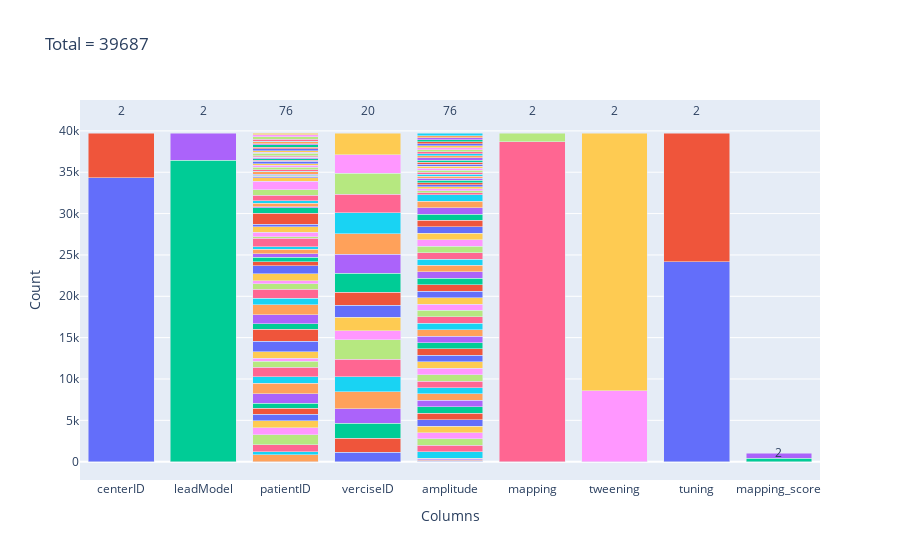
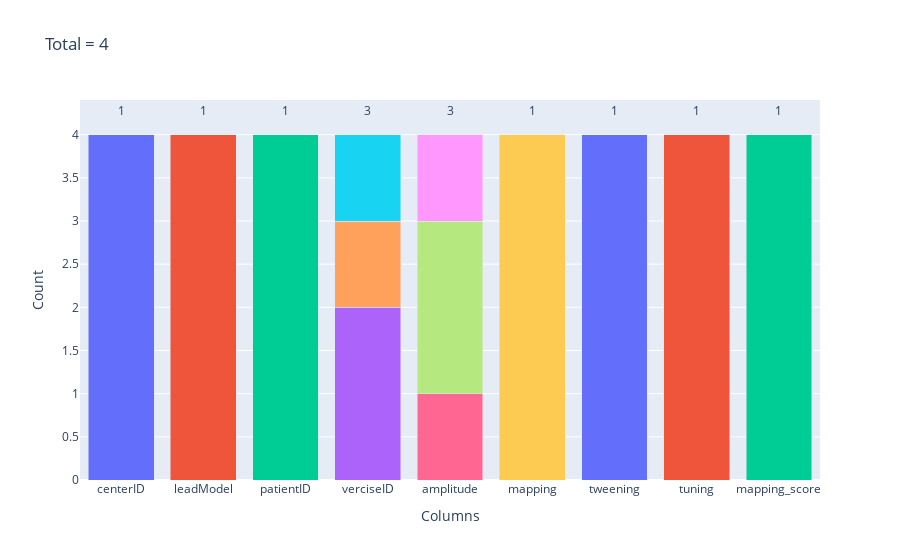

The notebook cell saved with these charts, in order:
### Code cell
import plotly.graph_objects as go
from ipywidgets import interact, widgets

# Columns of interest
columns_of_interest = ['centerID', 'leadModel', 'patientID', 'verciseID', 'amplitude', 'mapping', 'tweening', 'tuning', 'mapping_score']

def plot_data(df, **kwargs):
    df_filtered = df.copy()

    for col, value in kwargs.items():
        if value != 'free':
            df_filtered = df_filtered[df_filtered[col] == value]

    total_length = len(df_filtered)
    
    # Initialize data for plotly
    bar_data = []
    
    annotations = []  # Initialize annotations list
    
    for i, col in enumerate(columns_of_interest):
        bottom = 0
        counts = df_filtered[col].value_counts().sort_index()

        total_for_col = df_filtered[col].nunique()  # Number of unique values for the current column

        for value, count in counts.items():
            bar_data.append(go.Bar(
                x=[col],
                y=[count],
                hoverinfo="text+name",
                hovertemplate=f"{value}<br>: {count}",  # Customize your hover template here
                name=f"{value} : {count}",
                orientation='v',
                base=bottom
            ))
            bottom += count
        
        annotations.append(  # Append new annotation
            dict(
                x=col,
                y=bottom*1.07,
                xref="x",
                yref="y",
                text=str(total_for_col),
                showarrow=False
            )
        )
        
    # Customize layout
    layout = go.Layout(
        title=f'Total = {total_length}',
        xaxis=dict(title='Columns'),
        yaxis=dict(title='Count'),
        barmode='stack',
        annotations=annotations,  # Set annotations
        showlegend=False
    )

    fig = go.Figure(data=bar_data, layout=layout)

    fig.show()

dropdowns = {}
for col in columns_of_interest:
    uniques = list(df[col].unique())
    options = ['free'] + uniques
    dropdowns[col] = widgets.Dropdown(options=options, description=f'{col}:')

interact(lambda **kwargs: plot_data(df, **kwargs), **dropdowns)

### Figure 1 — Plotly figure (JSON) as saved in the notebook; plotly's stock layout.template omitted (floating-point values rounded to 4 significant figures)
{"data": [{"base": 0, "hoverinfo": "text+name", "hovertemplate": "Bern<br>: 34347", "name": "Bern : 34347", "orientation": "v", "type": "bar", "x": ["centerID"], "y": [34347]}, {"base": 34347, "hoverinfo": "text+name", "hovertemplate": "Cologne<br>: 5340", "name": "Cologne : 5340", "orientation": "v", "type": "bar", "x": ["centerID"], "y": [5340]}, {"base": 0, "hoverinfo": "text+name", "hovertemplate": "Boston Scientific Vercise<br>: 36463", "name": "Boston Scientific Vercise : 36463", "orientation": "v", "type": "bar", "x": ["leadModel"], "y": [36463]}, {"base": 36463, "hoverinfo": "text+name", "hovertemplate": "Medtronic 3389<br>: 3224", "name": "Medtronic 3389 : 3224", "orientation": "v", "type": "bar", "x": ["leadModel"], "y": [3224]}, {"base": 0, "hoverinfo": "text+name", "hovertemplate": "1.0<br>: 820", "name": "1.0 : 820", "orientation": "v", "type": "bar", "x": ["patientID"], "y": [820]}, {"base": 820, "hoverinfo": "text+name", "hovertemplate": "3.0<br>: 410", "name": "3.0 : 410", "orientation": "v", "type": "bar", "x": ["patientID"], "y": [410]}, {"base": 1230, "hoverinfo": "text+name", "hovertemplate": "6.0<br>: 820", "name": "6.0 : 820", "orientation": "v", "type": "bar", "x": ["patientID"], "y": [820]}, {"base": 2050, "hoverinfo": "text+name", "hovertemplate": "8.0<br>: 1207", "name": "8.0 : 1207", "orientation": "v", "type": "bar", "x": ["patientID"], "y": [1207]}, {"base": 3257, "hoverinfo": "text+name", "hovertemplate": "9.0<br>: 820", "name": "9.0 : 820", "orientation": "v", "type": "bar", "x": ["patientID"], "y": [820]}, {"base": 4077, "hoverinfo": "text+name", "hovertemplate": "11.0<br>: 852", "name": "11.0 : 852", "orientation": "v", "type": "bar", "x": ["patientID"], "y": [852]}, {"base": 4929, "hoverinfo": "text+name", "hovertemplate": "12.0<br>: 779", "name": "12.0 : 779", "orientation": "v", "type": "bar", "x": ["patientID"], "y": [779]}, {"base": 5708, "hoverinfo": "text+name", "hovertemplate": "13.0<br>: 738", "name": "13.0 : 738", "orientation": "v", "type": "bar", "x": ["patientID"], "y": [738]}, {"base": 6446, "hoverinfo": "text+name", "hovertemplate": "14.0<br>: 639", "name": "14.0 : 639", "orientation": "v", "type": "bar", "x": ["patientID"], "y": [639]}, {"base": 7085, "hoverinfo": "text+name", "hovertemplate": "15.0<br>: 1136", "name": "15.0 : 1136", "orientation": "v", "type": "bar", "x": ["patientID"], "y": [1136]}, {"base": 8221, "hoverinfo": "text+name", "hovertemplate": "16.0<br>: 1278", "name": "16.0 : 1278", "orientation": "v", "type": "bar", "x": ["patientID"], "y": [1278]}, {"base": 9499, "hoverinfo": "text+name", "hovertemplate": "17.0<br>: 779", "name": "17.0 : 779", "orientation": "v", "type": "bar", "x": ["patientID"], "y": [779]}, {"base": 10278, "hoverinfo": "text+name", "hovertemplate": "18.0<br>: 1136", "name": "18.0 : 1136", "orientation": "v", "type": "bar", "x": ["patientID"], "y": [1136]}, {"base": 11414, "hoverinfo": "text+name", "hovertemplate": "19.0<br>: 738", "name": "19.0 : 738", "orientation": "v", "type": "bar", "x": ["patientID"], "y": [738]}, {"base": 12152, "hoverinfo": "text+name", "hovertemplate": "20.0<br>: 369", "name": "20.0 : 369", "orientation": "v", "type": "bar", "x": ["patientID"], "y": [369]}, {"base": 12521, "hoverinfo": "text+name", "hovertemplate": "21.0<br>: 781", "name": "21.0 : 781", "orientation": "v", "type": "bar", "x": ["patientID"], "y": [781]}, {"base": 13302, "hoverinfo": "text+name", "hovertemplate": "22.0<br>: 1278", "name": "22.0 : 1278", "orientation": "v", "type": "bar", "x": ["patientID"], "y": [1278]}, {"base": 14580, "hoverinfo": "text+name", "hovertemplate": "23.0<br>: 1420", "name": "23.0 : 1420", "orientation": "v", "type": "bar", "x": ["patientID"], "y": [1420]}, {"base": 16000, "hoverinfo": "text+name", "hovertemplate": "25.0<br>: 656", "name": "25.0 : 656", "orientation": "v", "type": "bar", "x": ["patientID"], "y": [656]}, {"base": 16656, "hoverinfo": "text+name", "hovertemplate": "26.0<br>: 1136", "name": "26.0 : 1136", "orientation": "v", "type": "bar", "x": ["patientID"], "y": [1136]}, {"base": 17792, "hoverinfo": "text+name", "hovertemplate": "27.0<br>: 1207", "name": "27.0 : 1207", "orientation": "v", "type": "bar", "x": ["patientID"], "y": [1207]}, {"base": 18999, "hoverinfo": "text+name", "hovertemplate": "28.0<br>: 779", "name": "28.0 : 779", "orientation": "v", "type": "bar", "x": ["patientID"], "y": [779]}, {"base": 19778, "hoverinfo": "text+name", "hovertemplate": "29.0<br>: 1065", "name": "29.0 : 1065", "orientation": "v", "type": "bar", "x": ["patientID"], "y": [1065]}, {"base": 20843, "hoverinfo": "text+name", "hovertemplate": "31.0<br>: 656", "name": "31.0 : 656", "orientation": "v", "type": "bar", "x": ["patientID"], "y": [656]}, {"base": 21499, "hoverinfo": "text+name", "hovertemplate": "34.0<br>: 410", "name": "34.0 : 410", "orientation": "v", "type": "bar", "x": ["patientID"], "y": [410]}, {"base": 21909, "hoverinfo": "text+name", "hovertemplate": "35.0<br>: 820", "name": "35.0 : 820", "orientation": "v", "type": "bar", "x": ["patientID"], "y": [820]}, {"base": 22729, "hoverinfo": "text+name", "hovertemplate": "36.0<br>: 994", "name": "36.0 : 994", "orientation": "v", "type": "bar", "x": ["patientID"], "y": [994]}, {"base": 23723, "hoverinfo": "text+name", "hovertemplate": "37.0<br>: 451", "name": "37.0 : 451", "orientation": "v", "type": "bar", "x": ["patientID"], "y": [451]}, {"base": 24174, "hoverinfo": "text+name", "hovertemplate": "38.0<br>: 533", "name": "38.0 : 533", "orientation": "v", "type": "bar", "x": ["patientID"], "y": [533]}, {"base": 24707, "hoverinfo": "text+name", "hovertemplate": "39.0<br>: 410", "name": "39.0 : 410", "orientation": "v", "type": "bar", "x": ["patientID"], "y": [410]}, {"base": 25117, "hoverinfo": "text+name", "hovertemplate": "40.0<br>: 574", "name": "40.0 : 574", "orientation": "v", "type": "bar", "x": ["patientID"], "y": [574]}, {"base": 25691, "hoverinfo": "text+name", "hovertemplate": "41.0<br>: 287", "name": "41.0 : 287", "orientation": "v", "type": "bar", "x": ["patientID"], "y": [287]}, {"base": 25978, "hoverinfo": "text+name", "hovertemplate": "42.0<br>: 1065", "name": "42.0 : 1065", "orientation": "v", "type": "bar", "x": ["patientID"], "y": [1065]}, {"base": 27043, "hoverinfo": "text+name", "hovertemplate": "82.0<br>: 164", "name": "82.0 : 164", "orientation": "v", "type": "bar", "x": ["patientID"], "y": [164]}, {"base": 27207, "hoverinfo": "text+name", "hovertemplate": "119.0<br>: 533", "name": "119.0 : 533", "orientation": "v", "type": "bar", "x": ["patientID"], "y": [533]}, {"base": 27740, "hoverinfo": "text+name", "hovertemplate": "134.0<br>: 656", "name": "134.0 : 656", "orientation": "v", "type": "bar", "x": ["patientID"], "y": [656]}, {"base": 28396, "hoverinfo": "text+name", "hovertemplate": "138.0<br>: 287", "name": "138.0 : 287", "orientation": "v", "type": "bar", "x": ["patientID"], "y": [287]}, {"base": 28683, "hoverinfo": "text+name", "hovertemplate": "149.0<br>: 1349", "name": "149.0 : 1349", "orientation": "v", "type": "bar", "x": ["patientID"], "y": [1349]}, {"base": 30032, "hoverinfo": "text+name", "hovertemplate": "175.0<br>: 656", "name": "175.0 : 656", "orientation": "v", "type": "bar", "x": ["patientID"], "y": [656]}, {"base": 30688, "hoverinfo": "text+name", "hovertemplate": "176.0<br>: 123", "name": "176.0 : 123", "orientation": "v", "type": "bar", "x": ["patientID"], "y": [123]}, {"base": 30811, "hoverinfo": "text+name", "hovertemplate": "177.0<br>: 410", "name": "177.0 : 410", "orientation": "v", "type": "bar", "x": ["patientID"], "y": [410]}, {"base": 31221, "hoverinfo": "text+name", "hovertemplate": "178.0<br>: 328", "name": "178.0 : 328", "orientation": "v", "type": "bar", "x": ["patientID"], "y": [328]}, {"base": 31549, "hoverinfo": "text+name", "hovertemplate": "179.0<br>: 656", "name": "179.0 : 656", "orientation": "v", "type": "bar", "x": ["patientID"], "y": [656]}, {"base": 32205, "hoverinfo": "text+name", "hovertemplate": "180.0<br>: 697", "name": "180.0 : 697", "orientation": "v", "type": "bar", "x": ["patientID"], "y": [697]}, {"base": 32902, "hoverinfo": "text+name", "hovertemplate": "181.0<br>: 994", "name": "181.0 : 994", "orientation": "v", "type": "bar", "x": ["patientID"], "y": [994]}, {"base": 33896, "hoverinfo": "text+name", "hovertemplate": "183.0<br>: 451", "name": "183.0 : 451", "orientation": "v", "type": "bar", "x": ["patientID"], "y": [451]}, {"base": 34347, "hoverinfo": "text+name", "hovertemplate": "201.0<br>: 133", "name": "201.0 : 133", "orientation": "v", "type": "bar", "x": ["patientID"], "y": [133]}, {"base": 34480, "hoverinfo": "text+name", "hovertemplate": "202.0<br>: 46", "name": "202.0 : 46", "orientation": "v", "type": "bar", "x": ["patientID"], "y": [46]}, {"base": 34526, "hoverinfo": "text+name", "hovertemplate": "203.0<br>: 123", "name": "203.0 : 123", "orientation": "v", "type": "bar", "x": ["patientID"], "y": [123]}, {"base": 34649, "hoverinfo": "text+name", "hovertemplate": "204.0<br>: 87", "name": "204.0 : 87", "orientation": "v", "type": "bar", "x": ["patientID"], "y": [87]}, {"base": 34736, "hoverinfo": "text+name", "hovertemplate": "205.0<br>: 312", "name": "205.0 : 312", "orientation": "v", "type": "bar", "x": ["patientID"], "y": [312]}, {"base": 35048, "hoverinfo": "text+name", "hovertemplate": "206.0<br>: 82", "name": "206.0 : 82", "orientation": "v", "type": "bar", "x": ["patientID"], "y": [82]}, {"base": 35130, "hoverinfo": "text+name", "hovertemplate": "207.0<br>: 174", "name": "207.0 : 174", "orientation": "v", "type": "bar", "x": ["patientID"], "y": [174]}, {"base": 35304, "hoverinfo": "text+name", "hovertemplate": "208.0<br>: 271", "name": "208.0 : 271", "orientation": "v", "type": "bar", "x": ["patientID"], "y": [271]}, {"base": 35575, "hoverinfo": "text+name", "hovertemplate": "211.0<br>: 251", "name": "211.0 : 251", "orientation": "v", "type": "bar", "x": ["patientID"], "y": [251]}, {"base": 35826, "hoverinfo": "text+name", "hovertemplate": "214.0<br>: 174", "name": "214.0 : 174", "orientation": "v", "type": "bar", "x": ["patientID"], "y": [174]}, {"base": 36000, "hoverinfo": "text+name", "hovertemplate": "215.0<br>: 338", "name": "215.0 : 338", "orientation": "v", "type": "bar", "x": ["patientID"], "y": [338]}, {"base": 36338, "hoverinfo": "text+name", "hovertemplate": "216.0<br>: 128", "name": "216.0 : 128", "orientation": "v", "type": "bar", "x": ["patientID"], "y": [128]}, {"base": 36466, "hoverinfo": "text+name", "hovertemplate": "217.0<br>: 184", "name": "217.0 : 184", "orientation": "v", "type": "bar", "x": ["patientID"], "y": [184]}, {"base": 36650, "hoverinfo": "text+name", "hovertemplate": "218.0<br>: 138", "name": "218.0 : 138", "orientation": "v", "type": "bar", "x": ["patientID"], "y": [138]}, {"base": 36788, "hoverinfo": "text+name", "hovertemplate": "219.0<br>: 41", "name": "219.0 : 41", "orientation": "v", "type": "bar", "x": ["patientID"], "y": [41]}, {"base": 36829, "hoverinfo": "text+name", "hovertemplate": "220.0<br>: 46", "name": "220.0 : 46", "orientation": "v", "type": "bar", "x": ["patientID"], "y": [46]}, {"base": 36875, "hoverinfo": "text+name", "hovertemplate": "222.0<br>: 128", "name": "222.0 : 128", "orientation": "v", "type": "bar", "x": ["patientID"], "y": [128]}, {"base": 37003, "hoverinfo": "text+name", "hovertemplate": "223.0<br>: 266", "name": "223.0 : 266", "orientation": "v", "type": "bar", "x": ["patientID"], "y": [266]}, {"base": 37269, "hoverinfo": "text+name", "hovertemplate": "224.0<br>: 128", "name": "224.0 : 128", "orientation": "v", "type": "bar", "x": ["patientID"], "y": [128]}, {"base": 37397, "hoverinfo": "text+name", "hovertemplate": "225.0<br>: 174", "name": "225.0 : 174", "orientation": "v", "type": "bar", "x": ["patientID"], "y": [174]}, {"base": 37571, "hoverinfo": "text+name", "hovertemplate": "231.0<br>: 276", "name": "231.0 : 276", "orientation": "v", "type": "bar", "x": ["patientID"], "y": [276]}, {"base": 37847, "hoverinfo": "text+name", "hovertemplate": "232.0<br>: 184", "name": "232.0 : 184", "orientation": "v", "type": "bar", "x": ["patientID"], "y": [184]}, {"base": 38031, "hoverinfo": "text+name", "hovertemplate": "233.0<br>: 276", "name": "233.0 : 276", "orientation": "v", "type": "bar", "x": ["patientID"], "y": [276]}, {"base": 38307, "hoverinfo": "text+name", "hovertemplate": "234.0<br>: 138", "name": "234.0 : 138", "orientation": "v", "type": "bar", "x": ["patientID"], "y": [138]}, {"base": 38445, "hoverinfo": "text+name", "hovertemplate": "235.0<br>: 230", "name": "235.0 : 230", "orientation": "v", "type": "bar", "x": ["patientID"], "y": [230]}, {"base": 38675, "hoverinfo": "text+name", "hovertemplate": "236.0<br>: 92", "name": "236.0 : 92", "orientation": "v", "type": "bar", "x": ["patientID"], "y": [92]}, {"base": 38767, "hoverinfo": "text+name", "hovertemplate": "237.0<br>: 230", "name": "237.0 : 230", "orientation": "v", "type": "bar", "x": ["patientID"], "y": [230]}, {"base": 38997, "hoverinfo": "text+name", "hovertemplate": "238.0<br>: 276", "name": "238.0 : 276", "orientation": "v", "type": "bar", "x": ["patientID"], "y": [276]}, {"base": 39273, "hoverinfo": "text+name", "hovertemplate": "239.0<br>: 276", "name": "239.0 : 276", "orientation": "v", "type": "bar", "x": ["patientID"], "y": [276]}, {"base": 39549, "hoverinfo": "text+name", "hovertemplate": "240.0<br>: 138", "name": "240.0 : 138", "orientation": "v", "type": "bar", "x": ["patientID"], "y": [138]}, {"base": 0, "hoverinfo": "text+name", "hovertemplate": "0<br>: 1128", "name": "0 : 1128", "orientation": "v", "type": "bar", "x": ["verciseID"], "y": [1128]}, {"base": 1128, "hoverinfo": "text+name", "hovertemplate": "1<br>: 1713", "name": "1 : 1713", "orientation": "v", "type": "bar", "x": ["verciseID"], "y": [1713]}, {"base": 2841, "hoverinfo": "text+name", "hovertemplate": "2<br>: 1825", "name": "2 : 1825", "orientation": "v", "type": "bar", "x": ["verciseID"], "y": [1825]}, {"base": 4666, "hoverinfo": "text+name", "hovertemplate": "3<br>: 1743", "name": "3 : 1743", "orientation": "v", "type": "bar", "x": ["verciseID"], "y": [1743]}, {"base": 6409, "hoverinfo": "text+name", "hovertemplate": "4<br>: 2023", "name": "4 : 2023", "orientation": "v", "type": "bar", "x": ["verciseID"], "y": [2023]}, {"base": 8432, "hoverinfo": "text+name", "hovertemplate": "5<br>: 1824", "name": "5 : 1824", "orientation": "v", "type": "bar", "x": ["verciseID"], "y": [1824]}, {"base": 10256, "hoverinfo": "text+name", "hovertemplate": "6<br>: 2146", "name": "6 : 2146", "orientation": "v", "type": "bar", "x": ["verciseID"], "y": [2146]}, {"base": 12402, "hoverinfo": "text+name", "hovertemplate": "7<br>: 2351", "name": "7 : 2351", "orientation": "v", "type": "bar", "x": ["verciseID"], "y": [2351]}, {"base": 14753, "hoverinfo": "text+name", "hovertemplate": "8<br>: 1053", "name": "8 : 1053", "orientation": "v", "type": "bar", "x": ["verciseID"], "y": [1053]}, {"base": 15806, "hoverinfo": "text+name", "hovertemplate": "9<br>: 1674", "name": "9 : 1674", "orientation": "v", "type": "bar", "x": ["verciseID"], "y": [1674]}, {"base": 17480, "hoverinfo": "text+name", "hovertemplate": "10<br>: 1417", "name": "10 : 1417", "orientation": "v", "type": "bar", "x": ["verciseID"], "y": [1417]}, {"base": 18897, "hoverinfo": "text+name", "hovertemplate": "11<br>: 1578", "name": "11 : 1578", "orientation": "v", "type": "bar", "x": ["verciseID"], "y": [1578]}, {"base": 20475, "hoverinfo": "text+name", "hovertemplate": "12<br>: 2315", "name": "12 : 2315", "orientation": "v", "type": "bar", "x": ["verciseID"], "y": [2315]}, {"base": 22790, "hoverinfo": "text+name", "hovertemplate": "13<br>: 2274", "name": "13 : 2274", "orientation": "v", "type": "bar", "x": ["verciseID"], "y": [2274]}, {"base": 25064, "hoverinfo": "text+name", "hovertemplate": "14<br>: 2514", "name": "14 : 2514", "orientation": "v", "type": "bar", "x": ["verciseID"], "y": [2514]}, {"base": 27578, "hoverinfo": "text+name", "hovertemplate": "15<br>: 2514", "name": "15 : 2514", "orientation": "v", "type": "bar", "x": ["verciseID"], "y": [2514]}, {"base": 30092, "hoverinfo": "text+name", "hovertemplate": "16<br>: 2234", "name": "16 : 2234", "orientation": "v", "type": "bar", "x": ["verciseID"], "y": [2234]}, {"base": 32326, "hoverinfo": "text+name", "hovertemplate": "17<br>: 2556", "name": "17 : 2556", "orientation": "v", "type": "bar", "x": ["verciseID"], "y": [2556]}, {"base": 34882, "hoverinfo": "text+name", "hovertemplate": "18<br>: 2209", "name": "18 : 2209", "orientation": "v", "type": "bar", "x": ["verciseID"], "y": [2209]}, {"base": 37091, "hoverinfo": "text+name", "hovertemplate": "19<br>: 2596", "name": "19 : 2596", "orientation": "v", "type": "bar", "x": ["verciseID"], "y": [2596]}, {"base": 0, "hoverinfo": "text+name", "hovertemplate": "0.5<br>: 84", "name": "0.5 : 84", "orientation": "v", "type": "bar", "x": ["amplitude"], "y": [84]}, {"base": 84, "hoverinfo": "text+name", "hovertemplate": "0.6<br>: 84", "name": "0.6 : 84", "orientation": "v", "type": "bar", "x": ["amplitude"], "y": [84]}, {"base": 168, "hoverinfo": "text+name", "hovertemplate": "0.7<br>: 84", "name": "0.7 : 84", "orientation": "v", "type": "bar", "x": ["amplitude"], "y": [84]}, {"base": 252, "hoverinfo": "text+name", "hovertemplate": "0.8<br>: 84", "name": "0.8 : 84", "orientation": "v", "type": "bar", "x": ["amplitude"], "y": [84]}, {"base": 336, "hoverinfo": "text+name", "hovertemplate": "0.9<br>: 84", "name": "0.9 : 84", "orientation": "v", "type": "bar", "x": ["amplitude"], "y": [84]}, {"base": 420, "hoverinfo": "text+name", "hovertemplate": "1.0<br>: 777", "name": "1.0 : 777", "orientation": "v", "type": "bar", "x": ["amplitude"], "y": [777]}, {"base": 1197, "hoverinfo": "text+name", "hovertemplate": "1.1<br>: 777", "name": "1.1 : 777", "orientation": "v", "type": "bar", "x": ["amplitude"], "y": [777]}, {"base": 1974, "hoverinfo": "text+name", "hovertemplate": "1.2<br>: 777", "name": "1.2 : 777", "orientation": "v", "type": "bar", "x": ["amplitude"], "y": [777]}, {"base": 2751, "hoverinfo": "text+name", "hovertemplate": "1.3<br>: 777", "name": "1.3 : 777", "orientation": "v", "type": "bar", "x": ["amplitude"], "y": [777]}, {"base": 3528, "hoverinfo": "text+name", "hovertemplate": "1.4<br>: 777", "name": "1.4 : 777", "orientation": "v", "type": "bar", "x": ["amplitude"], "y": [777]}, {"base": 4305, "hoverinfo": "text+name", "hovertemplate": "1.5<br>: 777", "name": "1.5 : 777", "orientation": "v", "type": "bar", "x": ["amplitude"], "y": [777]}, {"base": 5082, "hoverinfo": "text+name", "hovertemplate": "1.6<br>: 777", "name": "1.6 : 777", "orientation": "v", "type": "bar", "x": ["amplitude"], "y": [777]}, {"base": 5859, "hoverinfo": "text+name", "hovertemplate": "1.7<br>: 777", "name": "1.7 : 777", "orientation": "v", "type": "bar", "x": ["amplitude"], "y": [777]}, {"base": 6636, "hoverinfo": "text+name", "hovertemplate": "1.8<br>: 777", "name": "1.8 : 777", "orientation": "v", "type": "bar", "x": ["amplitude"], "y": [777]}, {"base": 7413, "hoverinfo": "text+name", "hovertemplate": "1.9<br>: 777", "name": "1.9 : 777", "orientation": "v", "type": "bar", "x": ["amplitude"], "y": [777]}, {"base": 8190, "hoverinfo": "text+name", "hovertemplate": "2.0<br>: 777", "name": "2.0 : 777", "orientation": "v", "type": "bar", "x": ["amplitude"], "y": [777]}, {"base": 8967, "hoverinfo": "text+name", "hovertemplate": "2.1<br>: 777", "name": "2.1 : 777", "orientation": "v", "type": "bar", "x": ["amplitude"], "y": [777]}, {"base": 9744, "hoverinfo": "text+name", "hovertemplate": "2.2<br>: 777", "name": "2.2 : 777", "orientation": "v", "type": "bar", "x": ["amplitude"], "y": [777]}, {"base": 10521, "hoverinfo": "text+name", "hovertemplate": "2.3<br>: 777", "name": "2.3 : 777", "orientation": "v", "type": "bar", "x": ["amplitude"], "y": [777]}, {"base": 11298, "hoverinfo": "text+name", "hovertemplate": "2.4<br>: 777", "name": "2.4 : 777", "orientation": "v", "type": "bar", "x": ["amplitude"], "y": [777]}, {"base": 12075, "hoverinfo": "text+name", "hovertemplate": "2.5<br>: 777", "name": "2.5 : 777", "orientation": "v", "type": "bar", "x": ["amplitude"], "y": [777]}, {"base": 12852, "hoverinfo": "text+name", "hovertemplate": "2.6<br>: 777", "name": "2.6 : 777", "orientation": "v", "type": "bar", "x": ["amplitude"], "y": [777]}, {"base": 13629, "hoverinfo": "text+name", "hovertemplate": "2.7<br>: 777", "name": "2.7 : 777", "orientation": "v", "type": "bar", "x": ["amplitude"], "y": [777]}, {"base": 14406, "hoverinfo": "text+name", "hovertemplate": "2.8<br>: 777", "name": "2.8 : 777", "orientation": "v", "type": "bar", "x": ["amplitude"], "y": [777]}, {"base": 15183, "hoverinfo": "text+name", "hovertemplate": "2.9<br>: 777", "name": "2.9 : 777", "orientation": "v", "type": "bar", "x": ["amplitude"], "y": [777]}, {"base": 15960, "hoverinfo": "text+name", "hovertemplate": "3.0<br>: 777", "name": "3.0 : 777", "orientation": "v", "type": "bar", "x": ["amplitude"], "y": [777]}, {"base": 16737, "hoverinfo": "text+name", "hovertemplate": "3.1<br>: 777", "name": "3.1 : 777", "orientation": "v", "type": "bar", "x": ["amplitude"], "y": [777]}, {"base": 17514, "hoverinfo": "text+name", "hovertemplate": "3.2<br>: 777", "name": "3.2 : 777", "orientation": "v", "type": "bar", "x": ["amplitude"], "y": [777]}, {"base": 18291, "hoverinfo": "text+name", "hovertemplate": "3.3<br>: 777", "name": "3.3 : 777", "orientation": "v", "type": "bar", "x": ["amplitude"], "y": [777]}, {"base": 19068, "hoverinfo": "text+name", "hovertemplate": "3.4<br>: 777", "name": "3.4 : 777", "orientation": "v", "type": "bar", "x": ["amplitude"], "y": [777]}, {"base": 19845, "hoverinfo": "text+name", "hovertemplate": "3.5<br>: 777", "name": "3.5 : 777", "orientation": "v", "type": "bar", "x": ["amplitude"], "y": [777]}, {"base": 20622, "hoverinfo": "text+name", "hovertemplate": "3.6<br>: 777", "name": "3.6 : 777", "orientation": "v", "type": "bar", "x": ["amplitude"], "y": [777]}, {"base": 21399, "hoverinfo": "text+name", "hovertemplate": "3.7<br>: 777", "name": "3.7 : 777", "orientation": "v", "type": "bar", "x": ["amplitude"], "y": [777]}, {"base": 22176, "hoverinfo": "text+name", "hovertemplate": "3.8<br>: 777", "name": "3.8 : 777", "orientation": "v", "type": "bar", "x": ["amplitude"], "y": [777]}, {"base": 22953, "hoverinfo": "text+name", "hovertemplate": "3.9<br>: 777", "name": "3.9 : 777", "orientation": "v", "type": "bar", "x": ["amplitude"], "y": [777]}, {"base": 23730, "hoverinfo": "text+name", "hovertemplate": "4.0<br>: 777", "name": "4.0 : 777", "orientation": "v", "type": "bar", "x": ["amplitude"], "y": [777]}, {"base": 24507, "hoverinfo": "text+name", "hovertemplate": "4.1<br>: 777", "name": "4.1 : 777", "orientation": "v", "type": "bar", "x": ["amplitude"], "y": [777]}, {"base": 25284, "hoverinfo": "text+name", "hovertemplate": "4.2<br>: 777", "name": "4.2 : 777", "orientation": "v", "type": "bar", "x": ["amplitude"], "y": [777]}, {"base": 26061, "hoverinfo": "text+name", "hovertemplate": "4.3<br>: 777", "name": "4.3 : 777", "orientation": "v", "type": "bar", "x": ["amplitude"], "y": [777]}, {"base": 26838, "hoverinfo": "text+name", "hovertemplate": "4.4<br>: 777", "name": "4.4 : 777", "orientation": "v", "type": "bar", "x": ["amplitude"], "y": [777]}, {"base": 27615, "hoverinfo": "text+name", "hovertemplate": "4.5<br>: 777", "name": "4.5 : 777", "orientation": "v", "type": "bar", "x": ["amplitude"], "y": [777]}, {"base": 28392, "hoverinfo": "text+name", "hovertemplate": "4.6<br>: 777", "name": "4.6 : 777", "orientation": "v", "type": "bar", "x": ["amplitude"], "y": [777]}, {"base": 29169, "hoverinfo": "text+name", "hovertemplate": "4.7<br>: 777", "name": "4.7 : 777", "orientation": "v", "type": "bar", "x": ["amplitude"], "y": [777]}, {"base": 29946, "hoverinfo": "text+name", "hovertemplate": "4.8<br>: 777", "name": "4.8 : 777", "orientation": "v", "type": "bar", "x": ["amplitude"], "y": [777]}, {"base": 30723, "hoverinfo": "text+name", "hovertemplate": "4.9<br>: 777", "name": "4.9 : 777", "orientation": "v", "type": "bar", "x": ["amplitude"], "y": [777]}, {"base": 31500, "hoverinfo": "text+name", "hovertemplate": "5.0<br>: 777", "name": "5.0 : 777", "orientation": "v", "type": "bar", "x": ["amplitude"], "y": [777]}, {"base": 32277, "hoverinfo": "text+name", "hovertemplate": "5.1<br>: 247", "name": "5.1 : 247", "orientation": "v", "type": "bar", "x": ["amplitude"], "y": [247]}, {"base": 32524, "hoverinfo": "text+name", "hovertemplate": "5.2<br>: 247", "name": "5.2 : 247", "orientation": "v", "type": "bar", "x": ["amplitude"], "y": [247]}, {"base": 32771, "hoverinfo": "text+name", "hovertemplate": "5.3<br>: 247", "name": "5.3 : 247", "orientation": "v", "type": "bar", "x": ["amplitude"], "y": [247]}, {"base": 33018, "hoverinfo": "text+name", "hovertemplate": "5.4<br>: 247", "name": "5.4 : 247", "orientation": "v", "type": "bar", "x": ["amplitude"], "y": [247]}, {"base": 33265, "hoverinfo": "text+name", "hovertemplate": "5.5<br>: 247", "name": "5.5 : 247", "orientation": "v", "type": "bar", "x": ["amplitude"], "y": [247]}, {"base": 33512, "hoverinfo": "text+name", "hovertemplate": "5.6<br>: 247", "name": "5.6 : 247", "orientation": "v", "type": "bar", "x": ["amplitude"], "y": [247]}, {"base": 33759, "hoverinfo": "text+name", "hovertemplate": "5.7<br>: 247", "name": "5.7 : 247", "orientation": "v", "type": "bar", "x": ["amplitude"], "y": [247]}, {"base": 34006, "hoverinfo": "text+name", "hovertemplate": "5.8<br>: 247", "name": "5.8 : 247", "orientation": "v", "type": "bar", "x": ["amplitude"], "y": [247]}, {"base": 34253, "hoverinfo": "text+name", "hovertemplate": "5.9<br>: 247", "name": "5.9 : 247", "orientation": "v", "type": "bar", "x": ["amplitude"], "y": [247]}, {"base": 34500, "hoverinfo": "text+name", "hovertemplate": "6.0<br>: 247", "name": "6.0 : 247", "orientation": "v", "type": "bar", "x": ["amplitude"], "y": [247]}, {"base": 34747, "hoverinfo": "text+name", "hovertemplate": "6.1<br>: 247", "name": "6.1 : 247", "orientation": "v", "type": "bar", "x": ["amplitude"], "y": [247]}, {"base": 34994, "hoverinfo": "text+name", "hovertemplate": "6.2<br>: 247", "name": "6.2 : 247", "orientation": "v", "type": "bar", "x": ["amplitude"], "y": [247]}, {"base": 35241, "hoverinfo": "text+name", "hovertemplate": "6.3<br>: 247", "name": "6.3 : 247", "orientation": "v", "type": "bar", "x": ["amplitude"], "y": [247]}, {"base": 35488, "hoverinfo": "text+name", "hovertemplate": "6.4<br>: 247", "name": "6.4 : 247", "orientation": "v", "type": "bar", "x": ["amplitude"], "y": [247]}, {"base": 35735, "hoverinfo": "text+name", "hovertemplate": "6.5<br>: 247", "name": "6.5 : 247", "orientation": "v", "type": "bar", "x": ["amplitude"], "y": [247]}, {"base": 35982, "hoverinfo": "text+name", "hovertemplate": "6.6<br>: 247", "name": "6.6 : 247", "orientation": "v", "type": "bar", "x": ["amplitude"], "y": [247]}, {"base": 36229, "hoverinfo": "text+name", "hovertemplate": "6.7<br>: 247", "name": "6.7 : 247", "orientation": "v", "type": "bar", "x": ["amplitude"], "y": [247]}, {"base": 36476, "hoverinfo": "text+name", "hovertemplate": "6.8<br>: 247", "name": "6.8 : 247", "orientation": "v", "type": "bar", "x": ["amplitude"], "y": [247]}, {"base": 36723, "hoverinfo": "text+name", "hovertemplate": "6.9<br>: 247", "name": "6.9 : 247", "orientation": "v", "type": "bar", "x": ["amplitude"], "y": [247]}, {"base": 36970, "hoverinfo": "text+name", "hovertemplate": "7.0<br>: 247", "name": "7.0 : 247", "orientation": "v", "type": "bar", "x": ["amplitude"], "y": [247]}, {"base": 37217, "hoverinfo": "text+name", "hovertemplate": "7.1<br>: 247", "name": "7.1 : 247", "orientation": "v", "type": "bar", "x": ["amplitude"], "y": [247]}, {"base": 37464, "hoverinfo": "text+name", "hovertemplate": "7.2<br>: 247", "name": "7.2 : 247", "orientation": "v", "type": "bar", "x": ["amplitude"], "y": [247]}, {"base": 37711, "hoverinfo": "text+name", "hovertemplate": "7.3<br>: 247", "name": "7.3 : 247", "orientation": "v", "type": "bar", "x": ["amplitude"], "y": [247]}, {"base": 37958, "hoverinfo": "text+name", "hovertemplate": "7.4<br>: 247", "name": "7.4 : 247", "orientation": "v", "type": "bar", "x": ["amplitude"], "y": [247]}, {"base": 38205, "hoverinfo": "text+name", "hovertemplate": "7.5<br>: 247", "name": "7.5 : 247", "orientation": "v", "type": "bar", "x": ["amplitude"], "y": [247]}, {"base": 38452, "hoverinfo": "text+name", "hovertemplate": "7.6<br>: 247", "name": "7.6 : 247", "orientation": "v", "type": "bar", "x": ["amplitude"], "y": [247]}, {"base": 38699, "hoverinfo": "text+name", "hovertemplate": "7.7<br>: 247", "name": "7.7 : 247", "orientation": "v", "type": "bar", "x": ["amplitude"], "y": [247]}, {"base": 38946, "hoverinfo": "text+name", "hovertemplate": "7.8<br>: 247", "name": "7.8 : 247", "orientation": "v", "type": "bar", "x": ["amplitude"], "y": [247]}, {"base": 39193, "hoverinfo": "text+name", "hovertemplate": "7.9<br>: 247", "name": "7.9 : 247", "orientation": "v", "type": "bar", "x": ["amplitude"], "y": [247]}, {"base": 39440, "hoverinfo": "text+name", "hovertemplate": "8.0<br>: 247", "name": "8.0 : 247", "orientation": "v", "type": "bar", "x": ["amplitude"], "y": [247]}, {"base": 0, "hoverinfo": "text+name", "hovertemplate": "0.0<br>: 38687", "name": "0.0 : 38687", "orientation": "v", "type": "bar", "x": ["mapping"], "y": [38687]}, {"base": 38687, "hoverinfo": "text+name", "hovertemplate": "1.0<br>: 1000", "name": "1.0 : 1000", "orientation": "v", "type": "bar", "x": ["mapping"], "y": [1000]}, {"base": 0, "hoverinfo": "text+name", "hovertemplate": "False<br>: 8559", "name": "False : 8559", "orientation": "v", "type": "bar", "x": ["tweening"], "y": [8559]}, {"base": 8559, "hoverinfo": "text+name", "hovertemplate": "True<br>: 31128", "name": "True : 31128", "orientation": "v", "type": "bar", "x": ["tweening"], "y": [31128]}, {"base": 0, "hoverinfo": "text+name", "hovertemplate": "False<br>: 24204", "name": "False : 24204", "orientation": "v", "type": "bar", "x": ["tuning"], "y": [24204]}, {"base": 24204, "hoverinfo": "text+name", "hovertemplate": "True<br>: 15483", "name": "True : 15483", "orientation": "v", "type": "bar", "x": ["tuning"], "y": [15483]}, {"base": 0, "hoverinfo": "text+name", "hovertemplate": "0.0<br>: 423", "name": "0.0 : 423", "orientation": "v", "type": "bar", "x": ["mapping_score"], "y": [423]}, {"base": 423, "hoverinfo": "text+name", "hovertemplate": "1.0<br>: 577", "name": "1.0 : 577", "orientation": "v", "type": "bar", "x": ["mapping_score"], "y": [577]}], "layout": {"annotations": [{"showarrow": false, "text": "2", "x": "centerID", "xref": "x", "y": 42470.0, "yref": "y"}, {"showarrow": false, "text": "2", "x": "leadModel", "xref": "x", "y": 42470.0, "yref": "y"}, {"showarrow": false, "text": "76", "x": "patientID", "xref": "x", "y": 42470.0, "yref": "y"}, {"showarrow": false, "text": "20", "x": "verciseID", "xref": "x", "y": 42470.0, "yref": "y"}, {"showarrow": false, "text": "76", "x": "amplitude", "xref": "x", "y": 42470.0, "yref": "y"}, {"showarrow": false, "text": "2", "x": "mapping", "xref": "x", "y": 42470.0, "yref": "y"}, {"showarrow": false, "text": "2", "x": "tweening", "xref": "x", "y": 42470.0, "yref": "y"}, {"showarrow": false, "text": "2", "x": "tuning", "xref": "x", "y": 42470.0, "yref": "y"}, {"showarrow": false, "text": "2", "x": "mapping_score", "xref": "x", "y": 1070, "yref": "y"}], "barmode": "stack", "showlegend": false, "title": {"text": "Total = 39687"}, "xaxis": {"title": {"text": "Columns"}}, "yaxis": {"title": {"text": "Count"}}}}

### Figure 2 — Plotly figure (JSON) as saved in the notebook; plotly's stock layout.template omitted (floating-point values rounded to 4 significant figures)
{"data": [{"base": 0, "hoverinfo": "text+name", "hovertemplate": "Cologne<br>: 4", "name": "Cologne : 4", "orientation": "v", "type": "bar", "x": ["centerID"], "y": [4]}, {"base": 0, "hoverinfo": "text+name", "hovertemplate": "Boston Scientific Vercise<br>: 4", "name": "Boston Scientific Vercise : 4", "orientation": "v", "type": "bar", "x": ["leadModel"], "y": [4]}, {"base": 0, "hoverinfo": "text+name", "hovertemplate": "231.0<br>: 4", "name": "231.0 : 4", "orientation": "v", "type": "bar", "x": ["patientID"], "y": [4]}, {"base": 0, "hoverinfo": "text+name", "hovertemplate": "2<br>: 2", "name": "2 : 2", "orientation": "v", "type": "bar", "x": ["verciseID"], "y": [2]}, {"base": 2, "hoverinfo": "text+name", "hovertemplate": "12<br>: 1", "name": "12 : 1", "orientation": "v", "type": "bar", "x": ["verciseID"], "y": [1]}, {"base": 3, "hoverinfo": "text+name", "hovertemplate": "14<br>: 1", "name": "14 : 1", "orientation": "v", "type": "bar", "x": ["verciseID"], "y": [1]}, {"base": 0, "hoverinfo": "text+name", "hovertemplate": "2.0<br>: 1", "name": "2.0 : 1", "orientation": "v", "type": "bar", "x": ["amplitude"], "y": [1]}, {"base": 1, "hoverinfo": "text+name", "hovertemplate": "3.0<br>: 2", "name": "3.0 : 2", "orientation": "v", "type": "bar", "x": ["amplitude"], "y": [2]}, {"base": 3, "hoverinfo": "text+name", "hovertemplate": "4.0<br>: 1", "name": "4.0 : 1", "orientation": "v", "type": "bar", "x": ["amplitude"], "y": [1]}, {"base": 0, "hoverinfo": "text+name", "hovertemplate": "1.0<br>: 4", "name": "1.0 : 4", "orientation": "v", "type": "bar", "x": ["mapping"], "y": [4]}, {"base": 0, "hoverinfo": "text+name", "hovertemplate": "False<br>: 4", "name": "False : 4", "orientation": "v", "type": "bar", "x": ["tweening"], "y": [4]}, {"base": 0, "hoverinfo": "text+name", "hovertemplate": "False<br>: 4", "name": "False : 4", "orientation": "v", "type": "bar", "x": ["tuning"], "y": [4]}, {"base": 0, "hoverinfo": "text+name", "hovertemplate": "1.0<br>: 4", "name": "1.0 : 4", "orientation": "v", "type": "bar", "x": ["mapping_score"], "y": [4]}], "layout": {"annotations": [{"showarrow": false, "text": "1", "x": "centerID", "xref": "x", "y": 4.28, "yref": "y"}, {"showarrow": false, "text": "1", "x": "leadModel", "xref": "x", "y": 4.28, "yref": "y"}, {"showarrow": false, "text": "1", "x": "patientID", "xref": "x", "y": 4.28, "yref": "y"}, {"showarrow": false, "text": "3", "x": "verciseID", "xref": "x", "y": 4.28, "yref": "y"}, {"showarrow": false, "text": "3", "x": "amplitude", "xref": "x", "y": 4.28, "yref": "y"}, {"showarrow": false, "text": "1", "x": "mapping", "xref": "x", "y": 4.28, "yref": "y"}, {"showarrow": false, "text": "1", "x": "tweening", "xref": "x", "y": 4.28, "yref": "y"}, {"showarrow": false, "text": "1", "x": "tuning", "xref": "x", "y": 4.28, "yref": "y"}, {"showarrow": false, "text": "1", "x": "mapping_score", "xref": "x", "y": 4.28, "yref": "y"}], "barmode": "stack", "showlegend": false, "title": {"text": "Total = 4"}, "xaxis": {"title": {"text": "Columns"}}, "yaxis": {"title": {"text": "Count"}}}}
